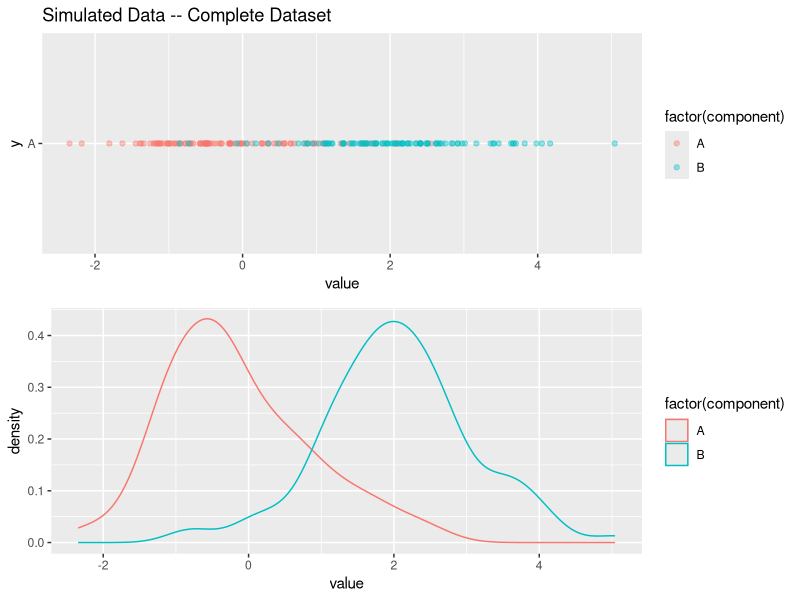
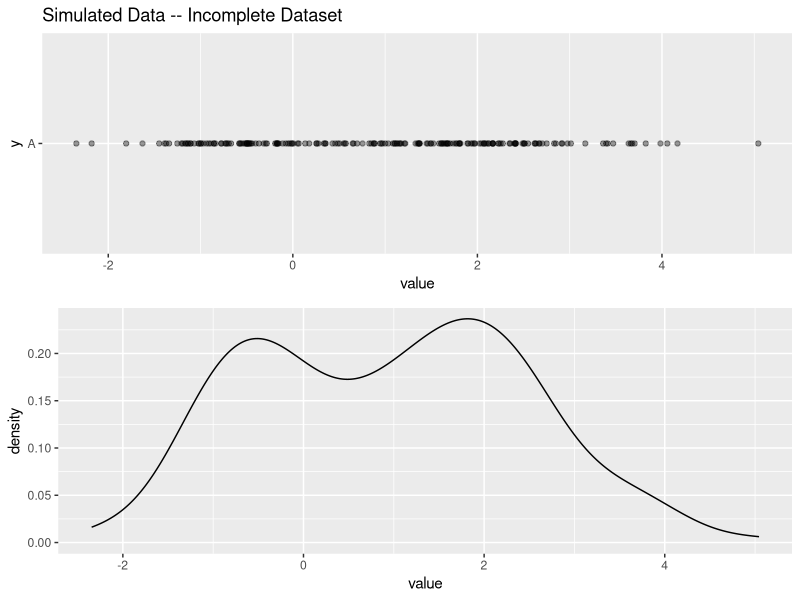

Write the R code that produced these figures, in order. (Note: this script raises an error after producing the figures.)
## ---- chunk 1
library(here)
library(tidyverse)
library(tibble)
library(ggplot2)
library(gridExtra)
## ---- chunk 2
# Specify the #s of obversations for each component
n <- 100
k <- 2 # might want to extend it to kth mixture

# Specify mean and sd of component 1 (or A)
mu_1 <- 0
sd_1 <- 1

# Specify mean and sd of component 2 (or B)
mu_2 <- 2 #4 #2
sd_2 <- 1
## ---- chunk 3
set.seed(1234) # for reproducibility
data <- tibble(
  component = c(rep("A", n), rep("B", n)), 
  value = c(rnorm(n, mean = mu_1, sd = sd_1), rnorm(n, mean = mu_2, sd = sd_2)) 
)
head(data)
## ---- chunk 4
data_flat_plot <- data %>%
  ggplot(aes(x = value, y = "A", color = factor(component))) +
  geom_point(alpha = 0.4) + 
  ggtitle("Simulated Data -- Complete Dataset")
#data_flat_plot
## ---- chunk 5
data_density_plot <- data %>%
  ggplot(aes(x = value, color = factor(component))) +
  geom_density()
#data_density_plot
## ---- chunk 6
data_plot <- grid.arrange(data_flat_plot, data_density_plot)
data_plot
## ---- chunk 7
data_summary <- data %>%
  group_by(component) %>%
  summarize(
    mean = mean(value), 
#    var = var(value), # never mind dnorm() takes sd
    var = var(value),
    sd = sd(value)
  )
data_summary
## ---- chunk 8
data_flat_plot_latent <- data %>%
  ggplot(aes(x = value, y = "A")) +
  geom_point(alpha = 0.4) + 
  ggtitle("Simulated Data -- Incomplete Dataset")
#data_flat_plot_latent
## ---- chunk 9
data_density_plot_latent <- data %>%
  ggplot(aes(x = value)) +
  geom_density()
#data_density_plot_latent
## ---- chunk 10
data_plot_latent <- grid.arrange(data_flat_plot_latent, data_density_plot_latent)
data_plot_latent
## ---- chunk 11
write_rds(data, here("results", "data.rds"))
write_rds(data_plot, here("results", "data_plot.rds"))
write_rds(data_summary, here("results", "data_summary.rds"))
write_rds(data_plot_latent, here("results", "data_plot_latent.rds"))
